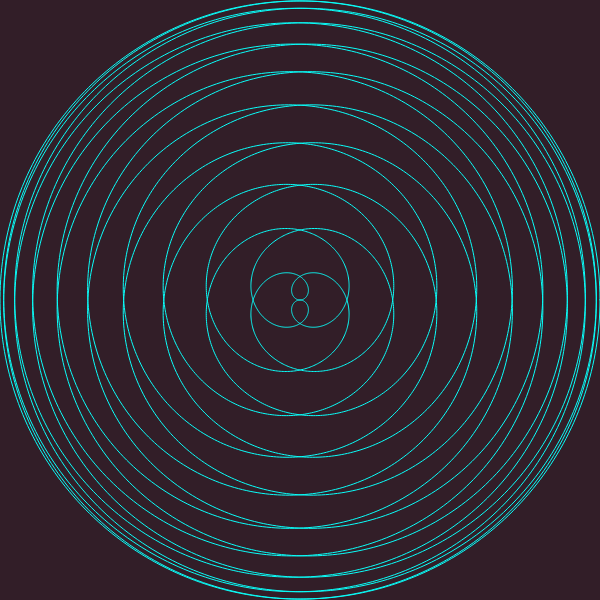
Frame 1 (no input)
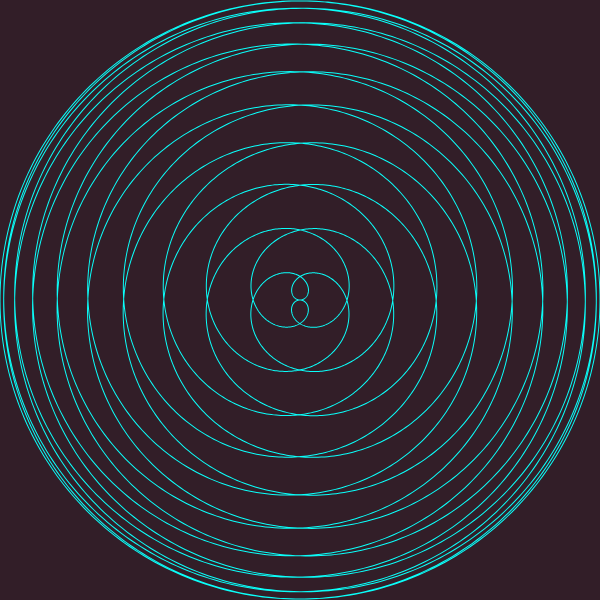
Frame 60 (no input)
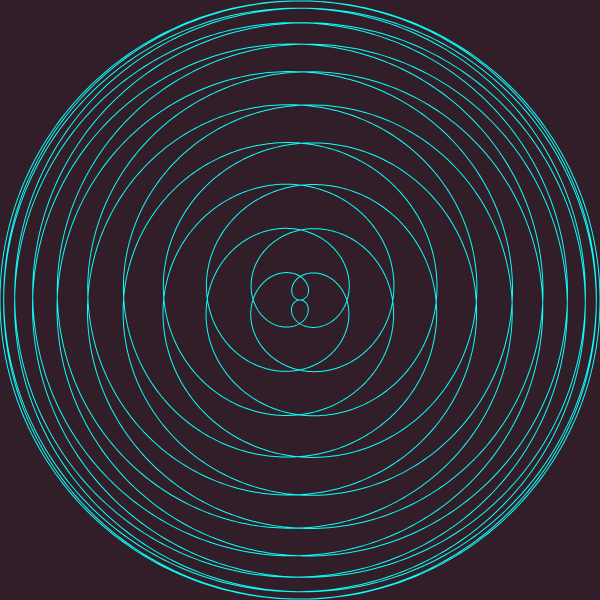
Frame 120 (the mouse pressed at the canvas centre since frame 60)

The p5.js sketch that drew these frames (run headless with seeded random() and noise() and a simulated clock; from frame 60 on, the mouse is pressed at the canvas centre):

// p5.js sketch
// ── sketch.js
var d = 10;
var n = 5;
var sliderD;
var sliderN;
var R = 0 ;


function setup() {
  createCanvas(600, 600);
  sliderD = createSlider(1, 20, 20, 1);
  sliderN = createSlider(1, 20, 1, 1);
  sliderD.input(draw);
  sliderN.input(draw);
  background(250,100,140);       // BG in the beginning
}

function draw() {
  var Rad =  width/2;
  
  d = sliderD.value();
  n = sliderN.value();
  var k = n / d;
  background(50,30,40);  // BG repeated
  
  push();
      translate(width / 2, height / 2);
      rotate(R);
          beginShape();
          stroke(10,255,250);   // border color
          noFill();
          strokeWeight(1);
          for (var a = 0; a < TWO_PI * reduceDenominator(n, d); a += 0.02) {
            var r = Rad * cos(k * a);
            var x = r * cos(a);
            var y = r * sin(a);
            vertex(x, y);
          }
          endShape(CLOSE);
      R+= 0.0001;                 // speed of rotation
  pop();
}

function mouseClicked(){
  background(75,10);
}

function reduceDenominator(numerator, denominator) {
    function rec(a, b) {
        return b ? rec(b, a % b) : a;
    }
    return denominator / rec(numerator, denominator);
}
